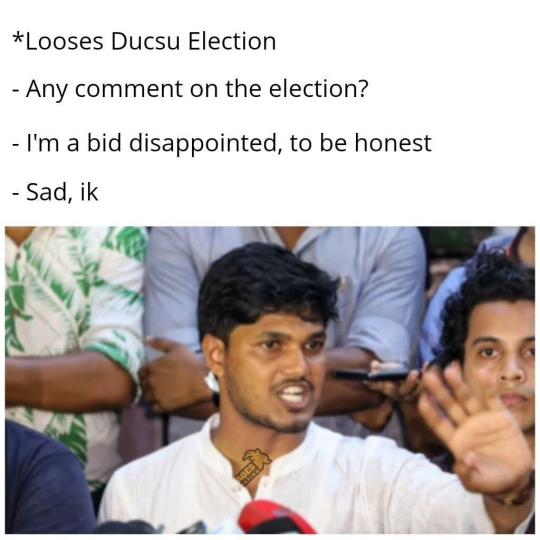
#> input picture Test/Image/test0001.jpg, 1080 x 1080 px (shown at 1/2 size)
$ python -i solution.py   (imports and definitions only)
#> lines starting #> are read from the running program, lines starting #| are printed output that depends on the picture
"""
Lightweight baseline for PoliMemeDecode: extract simple color/edge features
from memes, train a class-balanced logistic regression classifier, and
generate submission.csv predictions for the test set.

Usage:
    python3 solution.py
"""

from __future__ import annotations

import argparse
import sys
from pathlib import Path
from typing import Iterable, Tuple

import numpy as np
import pandas as pd
from PIL import Image
from sklearn.linear_model import LogisticRegression
from sklearn.metrics import f1_score
from sklearn.model_selection import train_test_split
from sklearn.pipeline import Pipeline
from sklearn.preprocessing import StandardScaler


def extract_features(
    image_path: Path,
    resize_to: int = 256,
    hist_bins: int = 16,
) -> np.ndarray:
    """
    Turn an image into a compact feature vector:
    - Resize to a fixed square to normalize scale.
    - Per-channel color histograms (normalized).
    - Per-channel mean/std.
    - Sobel edge magnitude histogram + mean/std to capture text/edges.
    """
#> called with image_path = 'Test/Image/test0001.jpg', resize_to = 256, hist_bins = 16
    try:
        img = Image.open(image_path).convert("RGB")
#> img is the input picture: PIL image 1080x1080 RGB; mean R, G, B 187.3, 180.3, 178.6
    except Exception as exc:  # pragma: no cover - defensive for corrupt files
        raise RuntimeError(f"Failed to load {image_path}: {exc}") from exc

    img = img.resize((resize_to, resize_to), Image.BICUBIC)
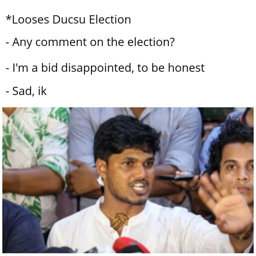
#> img: PIL image 256x256 RGB; mean R, G, B 187.2, 180.1, 178.5
    arr = np.asarray(img, dtype=np.float32) / 255.0  # scale to [0,1]

    feats: list[float] = []

    # Color histogram + moments
    for c in range(3):
        channel = arr[:, :, c]
        hist, _ = np.histogram(channel, bins=hist_bins, range=(0.0, 1.0), density=True)
        feats.extend(hist.tolist())
        feats.append(float(channel.mean()))
        feats.append(float(channel.std()))
#> this loop made 3 passes
#> pass 1, in extract_features, `channel = arr[:, :, c]`:
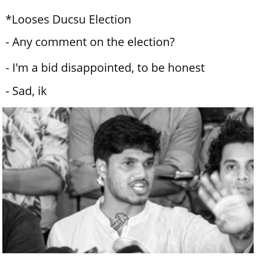
#> channel: shape (256, 256) float32; min 0, max 1, mean 0.734
#> pass 3, in extract_features, `channel = arr[:, :, c]`:
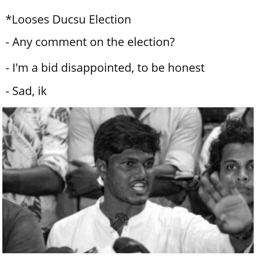
#> channel: shape (256, 256) float32; min 0, max 1, mean 0.7
#> after the loop, feats = 54 values, max 6.82 at index 51, min 0.116 at index 36, mean 0.946

    # Simple Sobel edges on grayscale without extra deps
    gray = arr.mean(axis=2)
    padded = np.pad(gray, 1, mode="reflect")
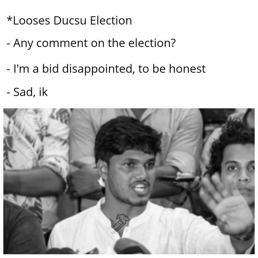
#> padded: shape (258, 258) float32; min 0.00784, max 1, mean 0.718
    gx = (
        -1 * padded[:-2, :-2]
        + 1 * padded[:-2, 2:]
        - 2 * padded[1:-1, :-2]
        + 2 * padded[1:-1, 2:]
        - 1 * padded[2:, :-2]
        + 1 * padded[2:, 2:]
    )
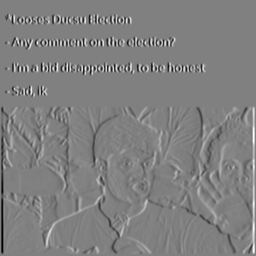
#> gx: shape (256, 256) float32; min -3.78, max 3.73, mean -1.67e-05; drawn with min black and max white
    gy = (
        -1 * padded[:-2, :-2]
        - 2 * padded[:-2, 1:-1]
        - 1 * padded[:-2, 2:]
        + 1 * padded[2:, :-2]
        + 2 * padded[2:, 1:-1]
        + 1 * padded[2:, 2:]
    )
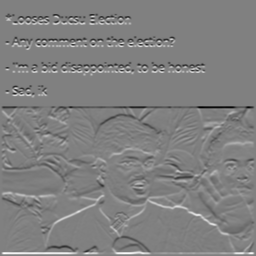
#> gy: shape (256, 256) float32; min -3.79, max 3.72, mean -5.58e-05; drawn with min black and max white
    mag = np.hypot(gx, gy)
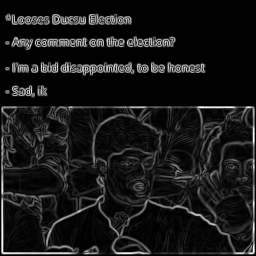
#> mag: shape (256, 256) float32; min 0, max 3.79, mean 0.359; drawn with min black and max white
    norm = mag.max() + 1e-6
#> norm = 3.79
    mag = mag / norm  # keep values in [0,1]
    edge_hist, _ = np.histogram(mag, bins=8, range=(0.0, 1.0), density=True)
#> edge_hist = [6.17, 0.856, 0.41, 0.234, 0.161, 0.109, 0.0381, 0.0195]
    feats.extend(edge_hist.tolist())
    feats.append(float(mag.mean()))
    feats.append(float(mag.std()))

    return np.asarray(feats, dtype=np.float32)


# [106 lines left out: functions build_feature_matrix, train_and_predict, parse_args, main, not called in this run]


# [2 lines not run here, left out]

>>> result = extract_features('Test/Image/test0001.jpg')
#> result = 64 values, max 6.82 at index 51, min 0.0195 at index 61, mean 0.927

$ run again, on Test/Image/test0005.jpg
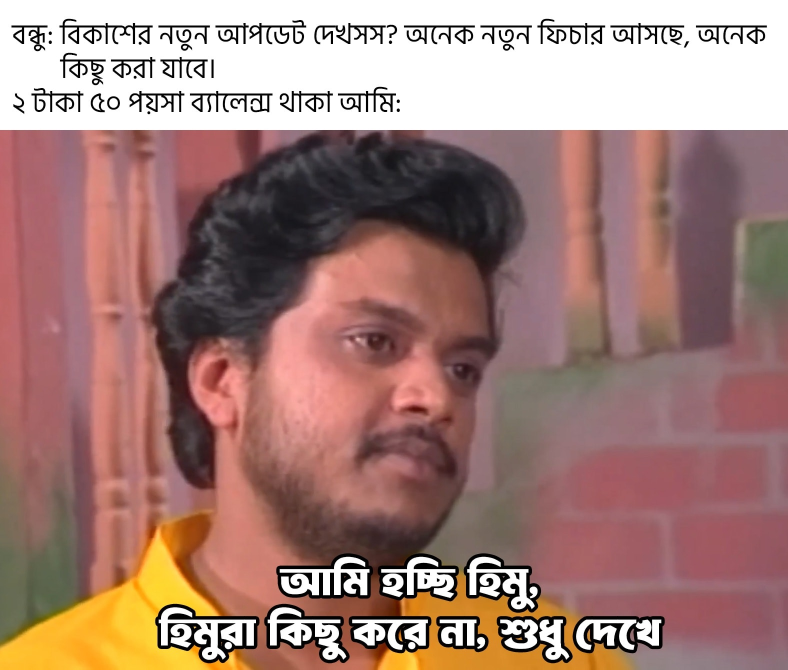
#> input picture Test/Image/test0005.jpg, 1576 x 1340 px (shown at 1/2 size)
#> in extract_features, img is the input picture: PIL image 1576x1340 RGB; mean R, G, B 163.8, 128.5, 121.8
#> img: PIL image 256x256 RGB
#> the loop in extract_features, `for c in range(3):` made 3 passes
#> pass 1, in extract_features, `channel = arr[:, :, c]`:
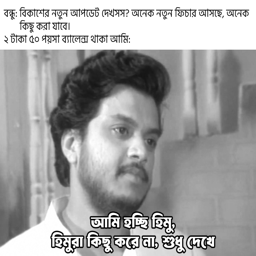
#> channel: shape (256, 256) float32; min 0, max 1, mean 0.642
#> after the loop in extract_features, `for c in range(3):`: feats = 54 values, max 3.3 at index 42, min 0.0779 at index 0, mean 0.933
#> in extract_features, `mag = np.hypot(gx, gy)`:
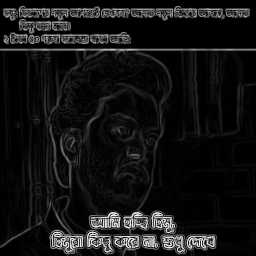
#> mag: shape (256, 256) float32; min 0, max 4.17, mean 0.336; drawn with min black and max white
#> norm = 4.17
#> edge_hist = [6.67, 0.513, 0.328, 0.19, 0.125, 0.0712, 0.0638, 0.0375]
#> result = 64 values, max 6.67 at index 54, min 0.0375 at index 61, mean 0.916
